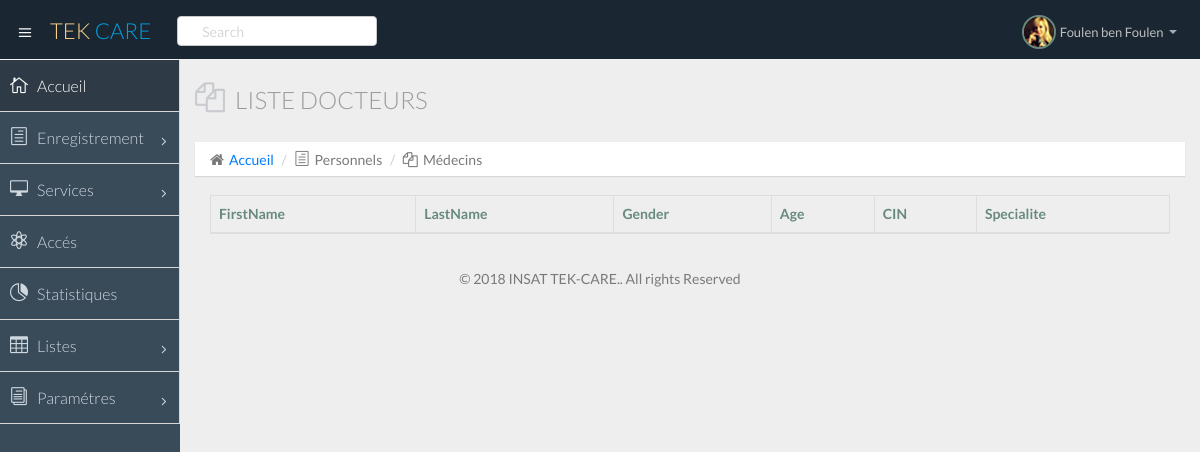
/doctor_listing.php, run on an earlier commit of the app's database.
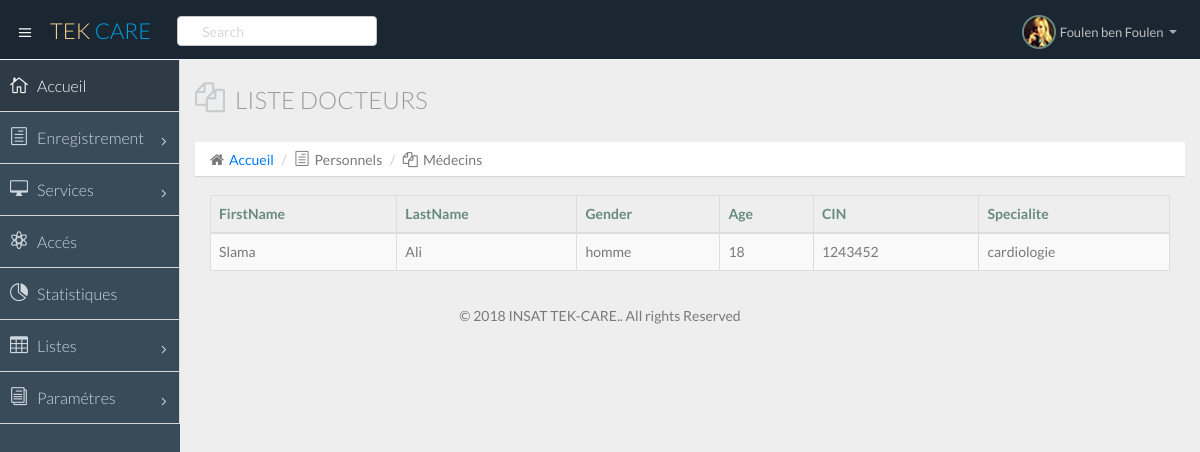
And on a later commit of the database.
### tables this page shows
CREATE TABLE IF NOT EXISTS `doctor` (
  `Doctor_CIN` bigint(20) NOT NULL,
  `RegistrationNumber` bigint(20) NOT NULL AUTO_INCREMENT,
  `Grade` varchar(256) NOT NULL,
  `Speciality` varchar(256) NOT NULL,
  PRIMARY KEY (`Doctor_CIN`),
  UNIQUE KEY `RegistrationNumber` (`RegistrationNumber`)
);

CREATE TABLE IF NOT EXISTS `person` (
  `FirstName` varchar(64) DEFAULT NULL,
  `LastName` varchar(64) DEFAULT NULL,
  `Gender` varchar(64) DEFAULT NULL,
  `CIN` bigint(20) NOT NULL,
  `Passport` bigint(20) DEFAULT NULL,
  `Adress` varchar(64) DEFAULT NULL,
  `PhoneNumber` bigint(20) DEFAULT NULL,
  `Birthday` date DEFAULT NULL,
  PRIMARY KEY (`CIN`)
);

### add_to_list_doctor.php (the view, shortened to what this page needs)
<?php
$MaConnection = CnxBD::getInstance();
$req = "select * FROM `person` inner join `doctor` where person.CIN=doctor.Doctor_CIN";
$result = $MaConnection->prepare($req);
$result->execute();
while ($row = $result->fetch()) {
    $age = date_diff(date_create($row["Birthday"]), date_create('now'))->y;
    echo "
                    <tr>
                        <td > <a href='doctor_profile.php?var=" . $row["CIN"] . " ' style=' display: block ;width: 100%; height: 100% ;color: inherit;'> " . $row["FirstName"] . "</a> </td>
                        <td>" . $row["LastName"] . "  </td>
                        <td>" . $row["Gender"] . "  </td>
                        <td>" . $age . " </td>
                        <td>" . $row["CIN"] . "  </td>
                        <td>" . $row["Speciality"] . " </td>
                    </a></tr>";
} ?>

### doctor_listing.php (shortened to what this page needs)
<!DOCTYPE html>
<html lang="en">
<head>
    <link href="css/bootstrap.min.css" rel="stylesheet">
    <link href="css/bootstrap-theme.css" rel="stylesheet">
    <link href="css/elegant-icons-style.css" rel="stylesheet"/>
    <link href="css/font-awesome.min.css" rel="stylesheet"/>
    <link href="css/custom.css" rel="stylesheet">
    <link href="css/style.css" rel="stylesheet">
    <link href="css/style-responsive.css" rel="stylesheet"/>
    <link href="DataTables/datatables.css" rel="stylesheet"/>
</head>
<body>
<section id="container" class="">
    <header class="header dark-bg">
        <div class="toggle-nav">
            <div class="icon-reorder tooltips" data-original-title="Toggle Navigation" data-placement="bottom"><i
                        class="icon_menu"></i></div>
        </div>
        <a href="index.html" class="logo">TEK <span class="lite">CARE</span></a>
        <div class="nav search-row" id="top_menu">
            <ul class="nav top-menu">
                <li>
                    <form class="navbar-form">
                        <input class="form-control" placeholder="Search" type="text">
                    </form>
                </li>
            </ul>
        </div>
        <div class="top-nav notification-row">
            <ul class="nav pull-right top-menu">
                <li class="dropdown">
                    <a data-toggle="dropdown" class="dropdown-toggle" href="#">
                            <span class="profile-ava">
                                <img alt="" src="imgs/avatar1_small.jpg">
                            </span>
                        <span class="username">Foulen ben Foulen</span>
                        <b class="caret"></b>
                    </a>
                </li>
            </ul>
        </div>
    </header>
    <aside>
        <div id="sidebar" class="nav-collapse ">
            <ul class="sidebar-menu">
                <li class="active">
                    <a class="" href="index.html">
                        <i class="icon_house_alt"></i>
                        <span>Accueil</span>
                    </a>
                </li>
                <li class="sub-menu">
                    <a href="javascript:;" class="">
                        <i class="icon_document_alt"></i>
                        <span>Enregistrement</span>
                        <span class="menu-arrow arrow_carrot-right"></span>
                    </a>
                </li>
                <li class="sub-menu">
                    <a href="javascript:;" class="">
                        <i class="icon_desktop"></i>
                        <span>Services</span>
                        <span class="menu-arrow arrow_carrot-right"></span>
                    </a>
                </li>
                <li>
                    <a class="" href="acces.html">
                        <i class="icon_genius"></i>
                        <span>Accés</span>
                    </a>
                </li>
                <li>
                    <a class="" href="stats.html">
                        <i class="icon_piechart"></i>
                        <span>Statistiques</span>
                    </a>
                </li>
                <li class="sub-menu">
                    <a href="javascript:;" class="">
                        <i class="icon_table"></i>
                        <span>Listes</span>
                        <span class="menu-arrow arrow_carrot-right"></span>
                    </a>
                </li>
                <li class="sub-menu">
                    <a href="javascript:;" class="">
                        <i class="icon_documents_alt"></i>
                        <span>Paramétres</span>
                        <span class="menu-arrow arrow_carrot-right"></span>
                    </a>
                </li>
            </ul>
        </div>
    </aside>
    <section id="main-content">
        <section class="wrapper">
            <div class="row">
              <div class="col-lg-12">
                <h3 class="page-header"><i class="fa fa-files-o"></i>Liste Docteurs</h3>
                <ol class="breadcrumb">
                  <li><i class="fa fa-home"></i><a href="index.php">Accueil</a></li>
                  <li><i class="icon_document_alt"></i>Personnels</li>
                  <li><i class="fa fa-files-o"></i>Médecins</li>
                </ol>
              </div>
            </div>
            <div class="container">
                <table id="Doctor" data-pagination="true" data-search="true" data-toggle="table"
                       class="table table-striped table-bordered table-hover  ">
                    <thead>
                    <tr>
                        <th>FirstName</th>
                        <th>LastName</th>
                        <th>Gender</th>
                        <th>Age</th>
                        <th>CIN</th>
                        <th>Specialite</th>
                    </tr>
                    </thead>
                    <tbody>
                    <?php
                        include "add_to_list_doctor.php" ;
                     ?>
                    </tbody>
                </table>
            </div>
        </section>
    </section>
    <footer class="copyright col-sm-3">
        <div class="container">
            <div class="row">
                <div class="col-sm-12 text-center">
                    &copy; 2018 INSAT TEK-CARE.. All rights Reserved
                </div>
            </div>
        </div>
    </footer>
</section>
</html>

### css/style.css (style rules this page uses)
body { color: #797979; background: #eeeeee; font-family: 'Lato', sans-serif; padding: 0px !important; margin: 0px !important; font-size:14px !important; }
h1,h2,h3,h4,h5 { font-weight: 300; }
ul li { list-style: none; }
a, a:hover, a:focus { text-decoration: none; outline: none; outline: 0; }
table tr th { color: #688a7e; }
#container { width: 100%; height: 100%; }
.lite { color: #00a0df !important; }
.copyright { width: 100%; position: relative; margin-bottom: 20px; bottom: 3%; }
#sidebar { width: 180px; height: 100%; position: fixed; background: #394a59; }
ul.sidebar-menu , ul.sidebar-menu li ul.sub { margin: -2px 0 0; padding: 0; }
ul.sidebar-menu { margin-top: 60px; }
ul.sidebar-menu li { line-height: 20px !important; }
ul.sidebar-menu li.sub-menu { line-height: 15px; font-size: 16px; }
ul.sidebar-menu li a span { display: inline-block; }
ul.sidebar-menu li a { color: #d0d8df; text-decoration: none; display: block; padding: 15px 0 15px 10px; font-size: 16px; font-weight: 300; outline: none; -webkit-transition: all 0.3s ease; -moz-transition: all 0.3s ease; -o-transition: all 0.3s ease; -ms-transition: all 0.3s ease; transition: all 0.3s ease; border-right: 1px solid #D7D7D7; border-bottom: 1px solid #D7D7D7; }
ul.sidebar-menu li.active a, ul.sidebar-menu li a:hover, ul.sidebar-menu li a:focus { background: #2e3b46; color: #fff; display: block; -webkit-transition: all 0.3s ease; -moz-transition: all 0.3s ease; -o-transition: all 0.3s ease; -ms-transition: all 0.3s ease; transition: all 0.3s ease; }
ul.sidebar-menu li a i { font-size: 18px; padding-right: 6px; }
ul.sidebar-menu li.active a i { color: #fff; }
#sidebar ul > li > a .menu-arrow { float: right; margin-right: 8px; margin-top: 6px; }
#main-content { margin-left: 180px; }
.header, .footer { min-height: 60px; padding: 0 15px; }
.header { position: fixed; left: 0; right: 0; z-index: 1002; }
.dark-bg { background: rgba(54,66,74,1); border-bottom: 1px solid #f1f2f7; }
.wrapper { display: inline-block; margin-top: 60px; padding: 15px; width: 100%; }
a.logo { font-size: 22px; font-weight: 300; color: #fed189; float: left; margin-top: 15px; text-transform: uppercase; }
a.logo span { color: #688a7e; }
#top_menu .nav > li, ul.top-menu > li { float: left; }
.search-row { float: left; margin-top: 15px; margin-left: 16px; }
.notification-row { float: right; margin-top: 15px; margin-left: 65px; }
ul.top-menu > li > a { color: #fed189; font-size: 18px; padding: 2px 6px; margin-right: 15px; }
.navbar-form { padding: 0px; margin: 0 0 0 10px; }
.navbar-form .form-control { width: 200px; height: 30px; background: white url('../img/icons/search-line-icon.png') no-repeat 3px; padding-left: 24px; margin-top: 1px; }
.top-nav { margin-top: 7px; }
.profile-ava img { border-radius: 50%; -webkit-border-radius: 50%; border: 2px solid #688a7e; display: inline-block; }
.top-nav .username { font-size: 13px; color: #bdbdbd; }
.top-nav ul.top-menu > li > a { padding: 8px; background: none; margin-right: 0; }
.top-nav ul.top-menu > li { margin-left: 10px; }
.top-nav .nav .caret { border-bottom-color: #A4AABA; border-top-color: #A4AABA; }
.page-header { margin: 12px 0 20px; border-bottom: none; opacity: 0.7; text-transform: uppercase; }
.page-header i { color: #acb1b8; margin-right: 10px; float: left; font-size: 30px; line-height: 22px; opacity: 0.8; }
.breadcrumb { -webkit-border-radius: 0px; -moz-border-radius: 0px; border-radius: 0px; height: 34px; position: relative; margin: 0 0 19px 0; overflow: hidden; }
.breadcrumb li { position: relative; margin-right: 0; }
.breadcrumb li i { Font-size: 15px; margin-right: 5px; }
.dark-bg { color : #fff; background : #1a2732; background-color : #1a2732; }
.toggle-nav { float: left; padding-right: 15px; margin-top: 20px; }
.toggle-nav .icon-reorder { cursor: pointer; display: inline-block; font-size: 20px; }

What changed in the data, as far as the page shows it:
added doctor: Doctor_CIN.FirstName "Slama", Doctor_CIN.LastName "Ali", Doctor_CIN.Gender "homme", Doctor_CIN.Birthday "18", Doctor_CIN.CIN "1243452", Speciality "cardiologie"
